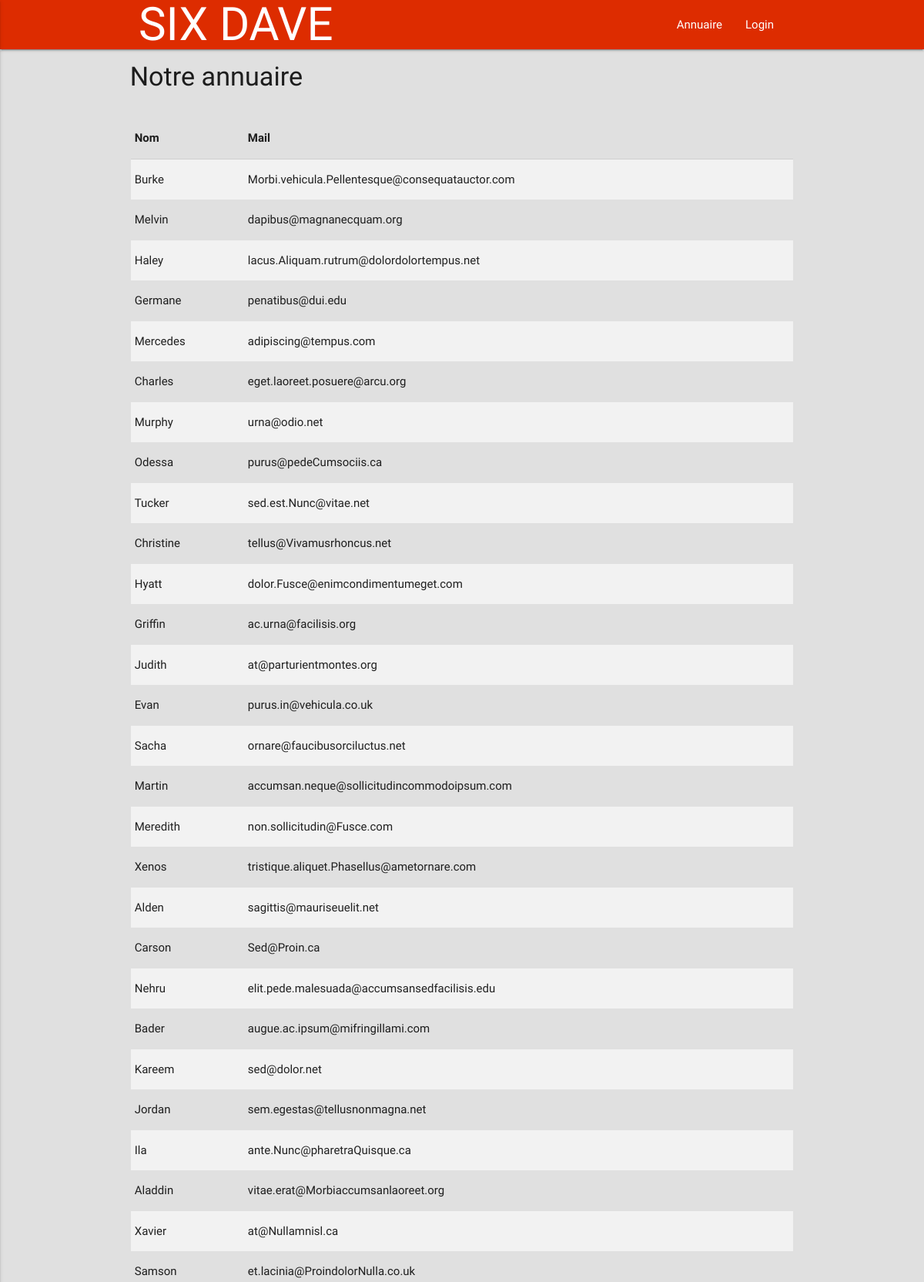
The app's page /PROD/annuaire.php (upper part) with its own data.
### tables this page shows
CREATE TABLE `users` (
  `id` int(8) NOT NULL,
  `nom` varchar(255) NOT NULL,
  `mail` varchar(255) NOT NULL,
  `type` varchar(255) NOT NULL DEFAULT 'utilisateur',
  `pass` varchar(255) NOT NULL
);

### PROD/annuaire.php (the view, shortened to what this page needs)
<?php
include_once 'header.php';
 ?>
 <?php
 $recherche = "";
  ?>
  <div class="container">
    <div class="row">
      <h4>Notre annuaire</h4>
    </div>
    <div class="row">
      <div class="collection">
        <table class="striped">
       <thead>
         <tr>
             <th>Nom</th>
             <th>Mail</th>
         </tr>
       </thead>
       <tbody>
      <?php
      $requete_donnees_annuaire = $base->query("SELECT * FROM users ".$recherche);
      $requete_donnees_annuaire->setFetchMode(PDO::FETCH_OBJ);
      while( $donnees_annuaire = $requete_donnees_annuaire->fetch() )
      {
        ?>
        <tr>
          <td><?php echo $donnees_annuaire->nom ?></td>
          <td><?php echo $donnees_annuaire->mail ?></td>
        </tr>
        <?php
      }
       ?>
         </tbody>
       </table>
      </div>
    </div>
  </div>
<?php
include_once 'footer.php';
 ?>

### records on screen
users: nom "Burke", mail "Morbi.vehicula.Pellentesque@consequatauctor.com"
users: nom "Melvin", mail "dapibus@magnanecquam.org"
users: nom "Haley", mail "lacus.Aliquam.rutrum@dolordolortempus.net"
users: nom "Germane", mail "penatibus@dui.edu"
users: nom "Mercedes", mail "adipiscing@tempus.com"
users: nom "Charles", mail "eget.laoreet.posuere@arcu.org"
users: nom "Murphy", mail "urna@odio.net"
users: nom "Odessa", mail "purus@pedeCumsociis.ca"
users: nom "Tucker", mail "sed.est.Nunc@vitae.net"
users: nom "Christine", mail "tellus@Vivamusrhoncus.net"
users: nom "Hyatt", mail "dolor.Fusce@enimcondimentumeget.com"
users: nom "Griffin", mail "ac.urna@facilisis.org"
users: nom "Judith", mail "at@parturientmontes.org"
users: nom "Evan", mail "purus.in@vehicula.co.uk"
users: nom "Sacha", mail "ornare@faucibusorciluctus.net"
users: nom "Martin", mail "accumsan.neque@sollicitudincommodoipsum.com"
users: nom "Meredith", mail "non.sollicitudin@Fusce.com"
users: nom "Xenos", mail "tristique.aliquet.Phasellus@ametornare.com"
users: nom "Alden", mail "sagittis@mauriseuelit.net"
users: nom "Carson", mail "Sed@Proin.ca"
users: nom "Nehru", mail "elit.pede.malesuada@accumsansedfacilisis.edu"
users: nom "Bader", mail "augue.ac.ipsum@mifringillami.com"
users: nom "Kareem", mail "sed@dolor.net"
users: nom "Jordan", mail "sem.egestas@tellusnonmagna.net"
users: nom "Ila", mail "ante.Nunc@pharetraQuisque.ca"
users: nom "Aladdin", mail "vitae.erat@Morbiaccumsanlaoreet.org"
users: nom "Xavier", mail "at@Nullamnisl.ca"
users: nom "Samson", mail "et.lacinia@ProindolorNulla.co.uk"
